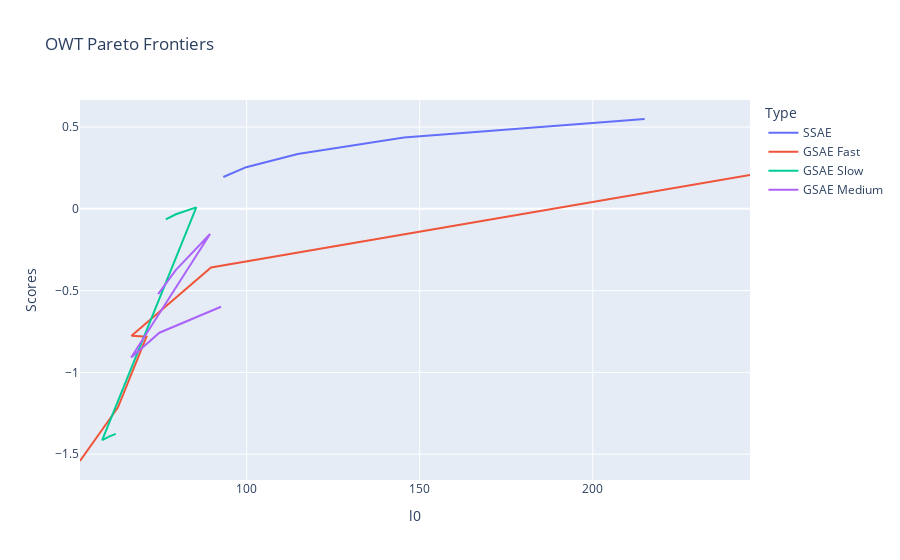

Source (notebook cell):
### Code cell
import pandas as pd
import plotly.express as px

# Create a DataFrame for each set of data
df_ssae = pd.DataFrame({'l0': ssae_owt_l0, 'Scores': ssae_owt_scores, 'Type': 'SSAE'})
df_gsae_fast = pd.DataFrame({'l0': gsae_fast_owt_l0, 'Scores': gsae_fast_owt_scores, 'Type': 'GSAE Fast'})
df_gsae_slow = pd.DataFrame({'l0': gsae_slow_owt_l0, 'Scores': gsae_slow_owt_scores, 'Type': 'GSAE Slow'})
df_gsae_medium = pd.DataFrame({'l0': gsae_medium_owt_l0, 'Scores': gsae_medium_owt_scores, 'Type': 'GSAE Medium'})

# Combine the DataFrames
df = pd.concat([df_ssae, df_gsae_fast, df_gsae_slow, df_gsae_medium])

# Create a line plot
fig = px.line(df, x='l0', y='Scores', color='Type', labels={'l0': 'l0', 'Scores': 'Scores'}, title='OWT Pareto Frontiers')

# Show the plot
fig.show()

### Figure 1 — Plotly figure (JSON) as saved in the notebook; plotly's stock layout.template omitted (floating-point values rounded to 4 significant figures)
{"data": [{"hovertemplate": "Type=SSAE<br>l0=%{x}<br>Scores=%{y}<extra></extra>", "legendgroup": "SSAE", "line": {"color": "#636efa", "dash": "solid"}, "marker": {"symbol": "circle"}, "mode": "lines", "name": "SSAE", "orientation": "v", "showlegend": true, "type": "scatter", "x": [215.0, 145.4, 114.8, 99.88, 93.29], "xaxis": "x", "y": [0.5493, 0.4365, 0.3353, 0.2546, 0.1948], "yaxis": "y"}, {"hovertemplate": "Type=GSAE Fast<br>l0=%{x}<br>Scores=%{y}<extra></extra>", "legendgroup": "GSAE Fast", "line": {"color": "#EF553B", "dash": "solid"}, "marker": {"symbol": "circle"}, "mode": "lines", "name": "GSAE Fast", "orientation": "v", "showlegend": true, "type": "scatter", "x": [245.4, 89.74, 66.78, 71.1, 62.83, 51.9], "xaxis": "x", "y": [0.2067, -0.3587, -0.7761, -0.7813, -1.215, -1.541], "yaxis": "y"}, {"hovertemplate": "Type=GSAE Slow<br>l0=%{x}<br>Scores=%{y}<extra></extra>", "legendgroup": "GSAE Slow", "line": {"color": "#00cc96", "dash": "solid"}, "marker": {"symbol": "circle"}, "mode": "lines", "name": "GSAE Slow", "orientation": "v", "showlegend": true, "type": "scatter", "x": [62.22, 60.41, 58.31, 85.48, 79.6, 76.67], "xaxis": "x", "y": [-1.376, -1.39, -1.414, 0.009245, -0.03323, -0.06489], "yaxis": "y"}, {"hovertemplate": "Type=GSAE Medium<br>l0=%{x}<br>Scores=%{y}<extra></extra>", "legendgroup": "GSAE Medium", "line": {"color": "#ab63fa", "dash": "solid"}, "marker": {"symbol": "circle"}, "mode": "lines", "name": "GSAE Medium", "orientation": "v", "showlegend": true, "type": "scatter", "x": [92.61, 74.83, 66.68, 89.47, 79.54, 74.46], "xaxis": "x", "y": [-0.5988, -0.7572, -0.9084, -0.1538, -0.3745, -0.5211], "yaxis": "y"}], "layout": {"legend": {"title": {"text": "Type"}, "tracegroupgap": 0}, "title": {"text": "OWT Pareto Frontiers"}, "xaxis": {"anchor": "y", "domain": [0, 1], "title": {"text": "l0"}}, "yaxis": {"anchor": "x", "domain": [0, 1], "title": {"text": "Scores"}}}}
